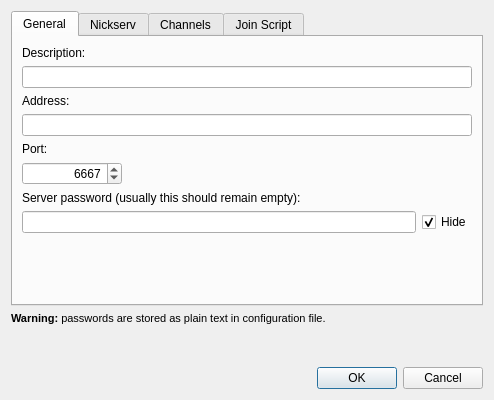
<?xml version="1.0" encoding="UTF-8"?>
<ui version="4.0">
 <class>CFGIRCDefineNetworkDialog</class>
 <widget class="QDialog" name="CFGIRCDefineNetworkDialog">
  <property name="geometry">
   <rect>
    <x>0</x>
    <y>0</y>
    <width>494</width>
    <height>400</height>
   </rect>
  </property>
  <property name="windowTitle">
   <string>Define IRC Network</string>
  </property>
  <layout class="QVBoxLayout" name="verticalLayout">
   <item>
    <widget class="QTabWidget" name="tabWidget">
     <property name="currentIndex">
      <number>0</number>
     </property>
     <widget class="QWidget" name="tab">
      <attribute name="title">
       <string>General</string>
      </attribute>
      <layout class="QVBoxLayout" name="verticalLayout_2">
       <item>
        <widget class="QLabel" name="label_1">
         <property name="text">
          <string>Description:</string>
         </property>
        </widget>
       </item>
       <item>
        <widget class="QLineEdit" name="leDescription"/>
       </item>
       <item>
        <widget class="QLabel" name="label_2">
         <property name="text">
          <string>Address:</string>
         </property>
        </widget>
       </item>
       <item>
        <widget class="QLineEdit" name="leAddress"/>
       </item>
       <item>
        <widget class="QLabel" name="label">
         <property name="text">
          <string>Port:</string>
         </property>
        </widget>
       </item>
       <item>
        <layout class="QHBoxLayout" name="horizontalLayout_2">
         <item>
          <widget class="QSpinBox" name="spinPort">
           <property name="minimumSize">
            <size>
             <width>100</width>
             <height>0</height>
            </size>
           </property>
           <property name="alignment">
            <set>Qt::AlignRight|Qt::AlignTrailing|Qt::AlignVCenter</set>
           </property>
           <property name="maximum">
            <number>65535</number>
           </property>
           <property name="value">
            <number>6667</number>
           </property>
          </widget>
         </item>
         <item>
          <spacer name="horizontalSpacer">
           <property name="orientation">
            <enum>Qt::Horizontal</enum>
           </property>
           <property name="sizeHint" stdset="0">
            <size>
             <width>40</width>
             <height>20</height>
            </size>
           </property>
          </spacer>
         </item>
        </layout>
       </item>
       <item>
        <widget class="QLabel" name="label_3">
         <property name="text">
          <string>Server password (usually this should remain empty):</string>
         </property>
        </widget>
       </item>
       <item>
        <layout class="QHBoxLayout" name="horizontalLayout">
         <item>
          <widget class="QLineEdit" name="leServerPassword">
           <property name="echoMode">
            <enum>QLineEdit::Password</enum>
           </property>
          </widget>
         </item>
         <item>
          <widget class="QCheckBox" name="cbHideServerPassword">
           <property name="text">
            <string>Hide</string>
           </property>
           <property name="checked">
            <bool>true</bool>
           </property>
          </widget>
         </item>
        </layout>
       </item>
       <item>
        <spacer name="verticalSpacer_3">
         <property name="orientation">
          <enum>Qt::Vertical</enum>
         </property>
         <property name="sizeHint" stdset="0">
          <size>
           <width>20</width>
           <height>40</height>
          </size>
         </property>
        </spacer>
       </item>
      </layout>
     </widget>
     <widget class="QWidget" name="tab_2">
      <attribute name="title">
       <string>Nickserv</string>
      </attribute>
      <layout class="QVBoxLayout" name="verticalLayout_3">
       <item>
        <widget class="QLabel" name="label_5">
         <property name="text">
          <string>Nickserv password:</string>
         </property>
        </widget>
       </item>
       <item>
        <layout class="QHBoxLayout" name="horizontalLayout_3">
         <item>
          <widget class="QLineEdit" name="leNickservPassword">
           <property name="echoMode">
            <enum>QLineEdit::Password</enum>
           </property>
          </widget>
         </item>
         <item>
          <widget class="QCheckBox" name="cbHideNickservPassword">
           <property name="text">
            <string>Hide</string>
           </property>
           <property name="checked">
            <bool>true</bool>
           </property>
          </widget>
         </item>
        </layout>
       </item>
       <item>
        <widget class="QLabel" name="label_6">
         <property name="text">
          <string>Nickserv command:</string>
         </property>
         <property name="wordWrap">
          <bool>true</bool>
         </property>
        </widget>
       </item>
       <item>
        <widget class="QLineEdit" name="leNickservCommand">
         <property name="text">
          <string>/privmsg nickserv identify %1</string>
         </property>
        </widget>
       </item>
       <item>
        <spacer name="verticalSpacer_2">
         <property name="orientation">
          <enum>Qt::Vertical</enum>
         </property>
         <property name="sizeHint" stdset="0">
          <size>
           <width>20</width>
           <height>40</height>
          </size>
         </property>
        </spacer>
       </item>
       <item>
        <widget class="QLabel" name="label_7">
         <property name="text">
          <string>&lt;!DOCTYPE HTML PUBLIC &quot;-//W3C//DTD HTML 4.0//EN&quot; &quot;http://www.w3.org/TR/REC-html40/strict.dtd&quot;&gt;
&lt;html&gt;&lt;head&gt;&lt;meta name=&quot;qrichtext&quot; content=&quot;1&quot; /&gt;&lt;style type=&quot;text/css&quot;&gt;
p, li { white-space: pre-wrap; }
&lt;/style&gt;&lt;/head&gt;&lt;body style=&quot; font-family:'MS Shell Dlg 2'; font-size:8.25pt; font-weight:400; font-style:normal;&quot;&gt;
&lt;p style=&quot; margin-top:0px; margin-bottom:0px; margin-left:0px; margin-right:0px; -qt-block-indent:0; text-indent:0px;&quot;&gt;&lt;span style=&quot; font-size:8pt;&quot;&gt;%1 is substituted with nickserv password.&lt;/span&gt;&lt;/p&gt;
&lt;p style=&quot; margin-top:0px; margin-bottom:0px; margin-left:0px; margin-right:0px; -qt-block-indent:0; text-indent:0px;&quot;&gt;&lt;span style=&quot; font-size:8pt;&quot;&gt;Usually nickserv command shouldn't be changed.&lt;/span&gt;&lt;/p&gt;&lt;/body&gt;&lt;/html&gt;</string>
         </property>
         <property name="wordWrap">
          <bool>true</bool>
         </property>
        </widget>
       </item>
      </layout>
     </widget>
     <widget class="QWidget" name="tab_3">
      <attribute name="title">
       <string>Channels</string>
      </attribute>
      <layout class="QVBoxLayout" name="verticalLayout_4">
       <item>
        <widget class="QLabel" name="label_8">
         <property name="text">
          <string>Specify channels that you wish to join by default when connecting to this network:</string>
         </property>
         <property name="wordWrap">
          <bool>true</bool>
         </property>
        </widget>
       </item>
       <item>
        <widget class="QTextEdit" name="teAutojoinChannels"/>
       </item>
       <item>
        <widget class="QLabel" name="label_9">
         <property name="text">
          <string>SPACEBAR or ENTER separated</string>
         </property>
         <property name="wordWrap">
          <bool>true</bool>
         </property>
        </widget>
       </item>
      </layout>
     </widget>
     <widget class="QWidget" name="tab_4">
      <attribute name="title">
       <string>Join Script</string>
      </attribute>
      <layout class="QVBoxLayout" name="verticalLayout_5">
       <item>
        <widget class="QLabel" name="label_10">
         <property name="text">
          <string>Execute following commands on network join:</string>
         </property>
        </widget>
       </item>
       <item>
        <widget class="QTextEdit" name="teAutojoinCommands">
         <property name="font">
          <font>
           <family>Consolas</family>
           <pointsize>10</pointsize>
          </font>
         </property>
         <property name="lineWrapMode">
          <enum>QTextEdit::NoWrap</enum>
         </property>
         <property name="acceptRichText">
          <bool>false</bool>
         </property>
        </widget>
       </item>
       <item>
        <widget class="QLabel" name="label_11">
         <property name="text">
          <string>Put each command on a separate line.</string>
         </property>
        </widget>
       </item>
       <item>
        <widget class="QLabel" name="label_12">
         <property name="text">
          <string>Max. 512 characters per command.</string>
         </property>
        </widget>
       </item>
      </layout>
     </widget>
    </widget>
   </item>
   <item>
    <widget class="QLabel" name="label_4">
     <property name="text">
      <string>&lt;!DOCTYPE HTML PUBLIC &quot;-//W3C//DTD HTML 4.0//EN&quot; &quot;http://www.w3.org/TR/REC-html40/strict.dtd&quot;&gt;
&lt;html&gt;&lt;head&gt;&lt;meta name=&quot;qrichtext&quot; content=&quot;1&quot; /&gt;&lt;style type=&quot;text/css&quot;&gt;
p, li { white-space: pre-wrap; }
&lt;/style&gt;&lt;/head&gt;&lt;body style=&quot; font-family:'MS Shell Dlg 2'; font-size:8.25pt; font-weight:400; font-style:normal;&quot;&gt;
&lt;p style=&quot; margin-top:0px; margin-bottom:0px; margin-left:0px; margin-right:0px; -qt-block-indent:0; text-indent:0px;&quot;&gt;&lt;span style=&quot; font-size:8pt; font-weight:600;&quot;&gt;Warning:&lt;/span&gt;&lt;span style=&quot; font-size:8pt;&quot;&gt; passwords are stored as plain text in configuration file.&lt;/span&gt;&lt;/p&gt;&lt;/body&gt;&lt;/html&gt;</string>
     </property>
     <property name="wordWrap">
      <bool>true</bool>
     </property>
    </widget>
   </item>
   <item>
    <spacer name="verticalSpacer">
     <property name="orientation">
      <enum>Qt::Vertical</enum>
     </property>
     <property name="sizeHint" stdset="0">
      <size>
       <width>20</width>
       <height>40</height>
      </size>
     </property>
    </spacer>
   </item>
   <item>
    <widget class="QDialogButtonBox" name="buttonBox">
     <property name="standardButtons">
      <set>QDialogButtonBox::Cancel|QDialogButtonBox::Ok</set>
     </property>
    </widget>
   </item>
  </layout>
 </widget>
 <resources/>
 <connections>
  <connection>
   <sender>buttonBox</sender>
   <signal>accepted()</signal>
   <receiver>CFGIRCDefineNetworkDialog</receiver>
   <slot>accept()</slot>
   <hints>
    <hint type="sourcelabel">
     <x>246</x>
     <y>373</y>
    </hint>
    <hint type="destinationlabel">
     <x>246</x>
     <y>198</y>
    </hint>
   </hints>
  </connection>
  <connection>
   <sender>buttonBox</sender>
   <signal>rejected()</signal>
   <receiver>CFGIRCDefineNetworkDialog</receiver>
   <slot>reject()</slot>
   <hints>
    <hint type="sourcelabel">
     <x>246</x>
     <y>373</y>
    </hint>
    <hint type="destinationlabel">
     <x>246</x>
     <y>198</y>
    </hint>
   </hints>
  </connection>
  <connection>
   <sender>cbHideNickservPassword</sender>
   <signal>toggled(bool)</signal>
   <receiver>CFGIRCDefineNetworkDialog</receiver>
   <slot>setHideNickservPassword(bool)</slot>
   <hints>
    <hint type="sourcelabel">
     <x>429</x>
     <y>88</y>
    </hint>
    <hint type="destinationlabel">
     <x>246</x>
     <y>198</y>
    </hint>
   </hints>
  </connection>
  <connection>
   <sender>cbHideServerPassword</sender>
   <signal>toggled(bool)</signal>
   <receiver>CFGIRCDefineNetworkDialog</receiver>
   <slot>setHideServerPassword(bool)</slot>
   <hints>
    <hint type="sourcelabel">
     <x>447</x>
     <y>286</y>
    </hint>
    <hint type="destinationlabel">
     <x>246</x>
     <y>198</y>
    </hint>
   </hints>
  </connection>
 </connections>
 <slots>
  <slot>setHideNickservPassword(bool)</slot>
  <slot>setHideServerPassword(bool)</slot>
 </slots>
</ui>
